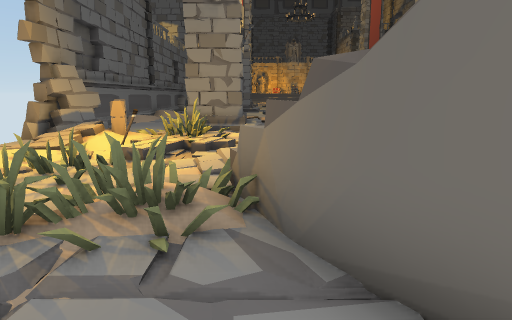
View 1 (above)

20 first-person views from a walk through a scene from a Unity 3-D project. The camera is 1.2 m above the floor, tilts 10° down and sees 70° across. The floor is counted in squares, 1 m on a side. Each view is taken from the middle of a square. On the plan, view 1 faces up. The plan holds only what a view shows up to about 15 squares ahead; the rest is blank. The place goes on beyond the plan. The player character is not drawn. Door leaves are left out, so doorways stand open.

View 2
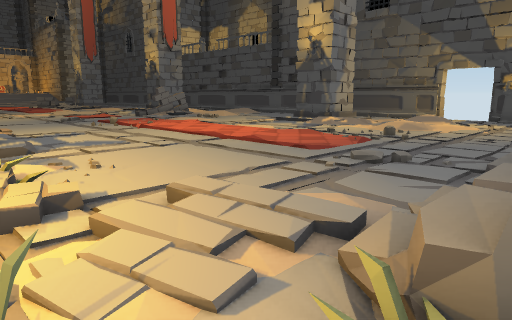

View 3
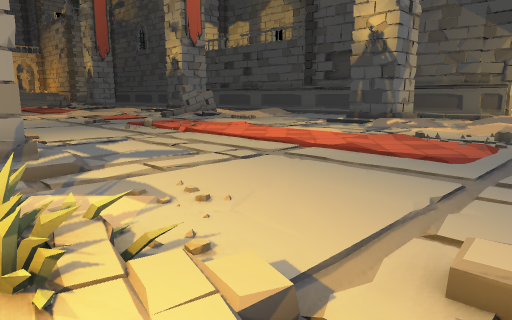

View 4
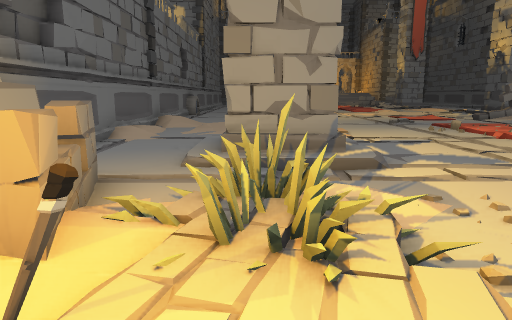

View 5
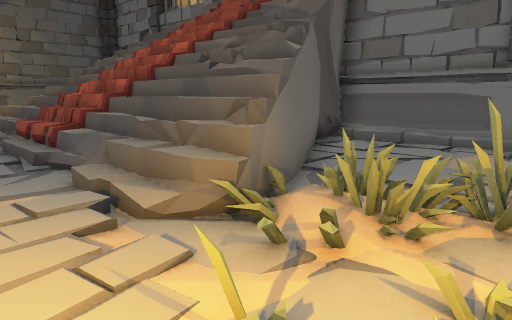

View 6
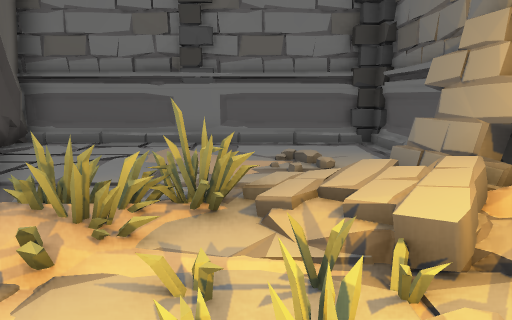

View 7
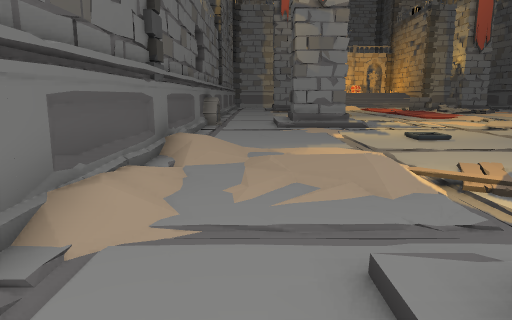

View 8
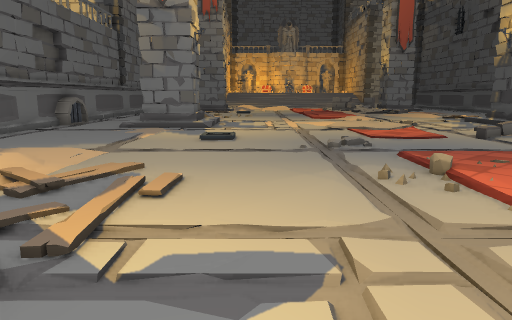

View 9
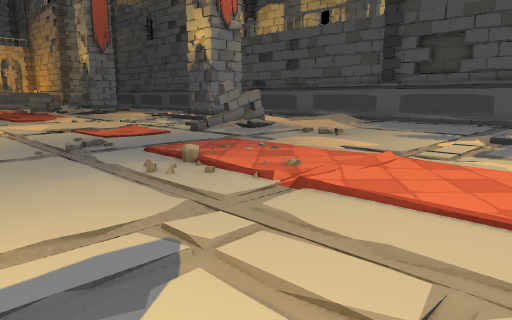

View 10
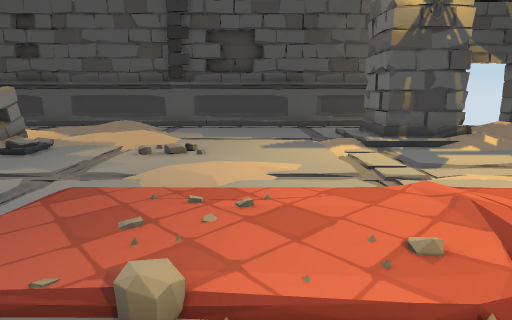

View 11
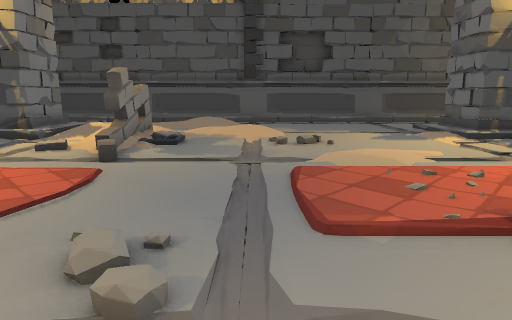

View 12
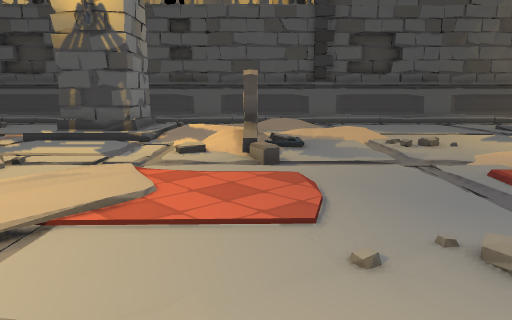

View 13
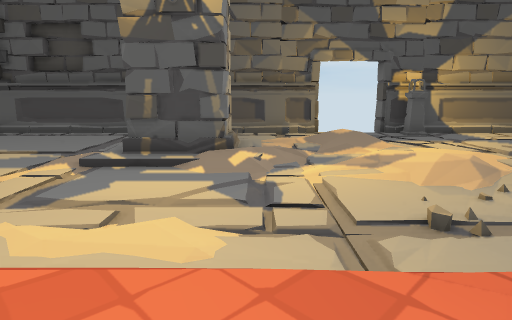

View 14
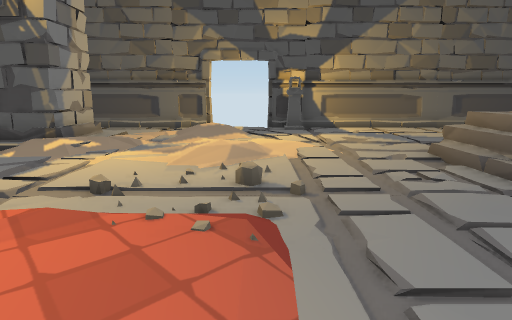

View 15
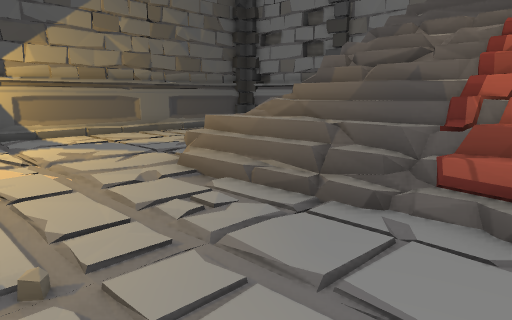

View 16
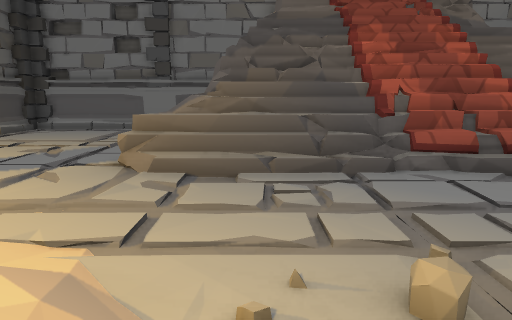

View 17
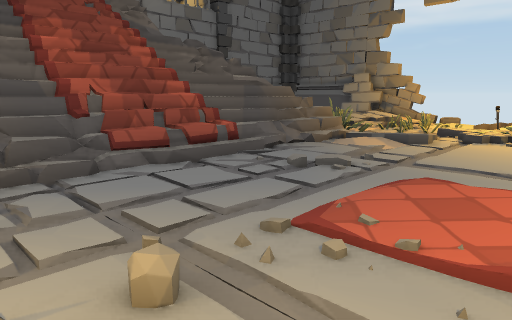

View 18
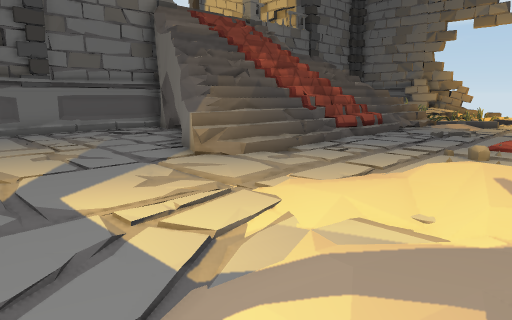

View 19
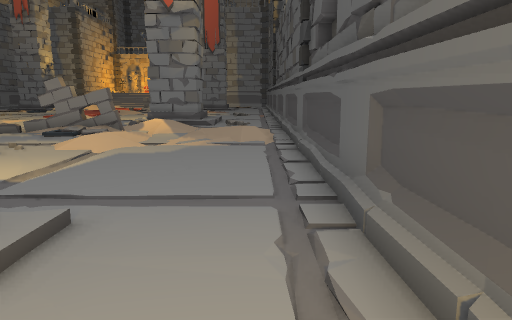

View 20
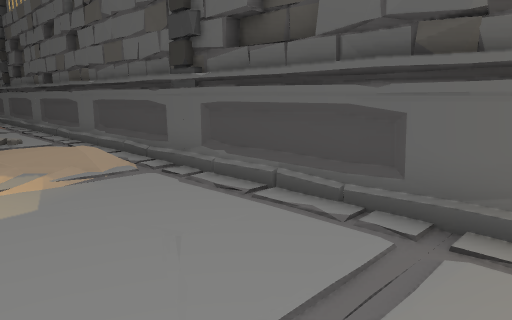

### Floor plan
Key: @ floor where view 1 was taken; # wall or solid block; x gap in a wall; . main floor; : floor 0.25 m higher than the main floor; + floor 0.75 m higher than the main floor; * floor 1 m higher than the main floor; % floor 1.5 m higher than the main floor; & floor 2.25 m higher than the main floor; $ floor 2.75 m higher than the main floor; / step, stairs or slope; D open door; = window, fence, low wall or low ledge; T torch; R rug; P pillar; O other object.
Columns run from 7 left of view 1 to 19 right of it. Each row starts with its distance up from view 1.
 30  O         ..   .../    .#
 29  #../  :..... ...../    /#
 28  #../////...RR...../////.#
 27  #..........RRR..././/...#
 26  #...........RR../ //:...#
 25  #...........RR.OOOO.//./#
 24  #................//...//#
 23  # .......//........:.../#
 22  #:................/:/...#
 21  #:.............../../...#
 20  #./:/....../............#
 19  #..///....//............#
 18  #/../....../............#
 17  #/..///.....::..........#
 16  #..:: :...........::::..#
 15  #..:  /...........:  /..#
 14  #..:  /..../......:    .#
 13 ##..////..../....../::/..#
 12 #OOO./....../......./....#
 11 #O O.O:...../.:......///.#
 10 ##   :O........././:/.// D#
  9    OO O........//.//.../.DD
  8     T//.................PP#
  7   ://////................##
  6   ..O////................#
  5  O://..O:::::::::::# ....#
  4  O //.:##+++#**++++= ....#
  3  O  /O./x%% %%%%%###.....#
  2  O  ....##= =&&==##......#
  1  #//./..### $$$####......#
  0  #././/@ #########.......#
 -1  #.../....########.......#
 -2  # ....##.#     ##########
 -3  ##########     #######

Positions as (right, up) in squares from view 1, and headings:
1: (0, 0), facing up
2: (-2, 4), facing up-right
3: (-2, 7), facing up-right
4: (-2, 7), facing up
5: (-3, 7), facing down-right
6: (-3, 7), facing down
7: (-4, 14), facing up
8: (2, 14), facing up
9: (1, 14), facing up-right
10: (3, 19), facing right
11: (2, 22), facing right
12: (2, 25), facing right
13: (5, 13), facing right
14: (4, 9), facing right
15: (6, 9), facing down-right
16: (10, 11), facing down
17: (10, 11), facing down-left
18: (17, 11), facing down-left
19: (17, 13), facing up
20: (14, 16), facing up-right
